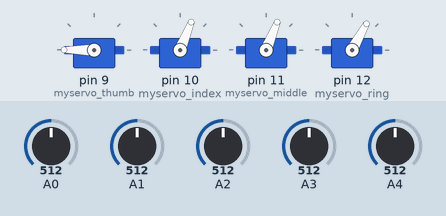
This sketch was run on a simulated Arduino Uno, built with avr-gcc and run on an emulated ATmega328P. Parts: 4 × servo. Inputs (shaded band) come from the test bench; at power-on: A1 = 512, A2 = 512, A3 = 512, A0 = 512, A4 = 512. What the sketch prints to the serial monitor is not drawn.

Above: at 1.2 s.
1.3 s: A1 set to 716
At 2.2 s:
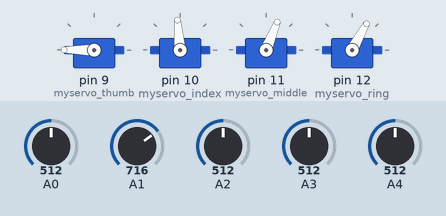
2.8 s: A2 set to 716
At 3.9 s:
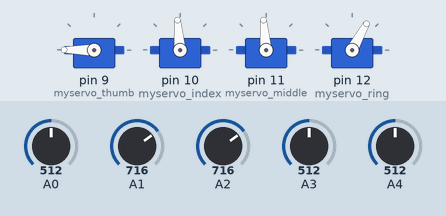
4.3 s: A3 set to 716
At 5.5 s:
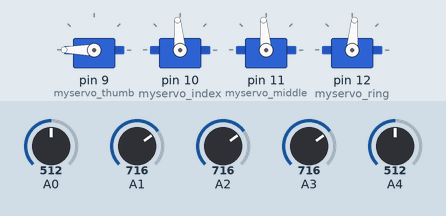
5.8 s: A0 set to 306
At 7.1 s:
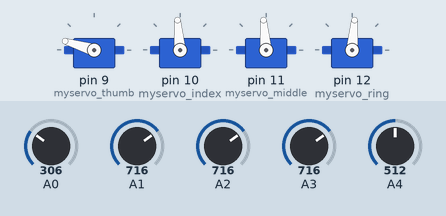
7.4 s: A0 set to 30
At 8.6 s:
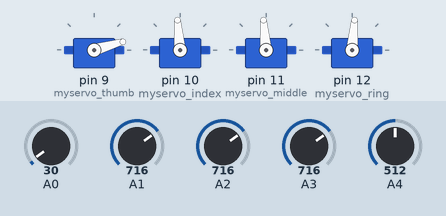
8.9 s: A1 set to 992
At 9.2 s:
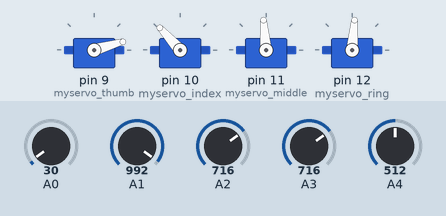
Timing chart, 0 to 11.4 s (numbered marks = the images above; inputs shaded):
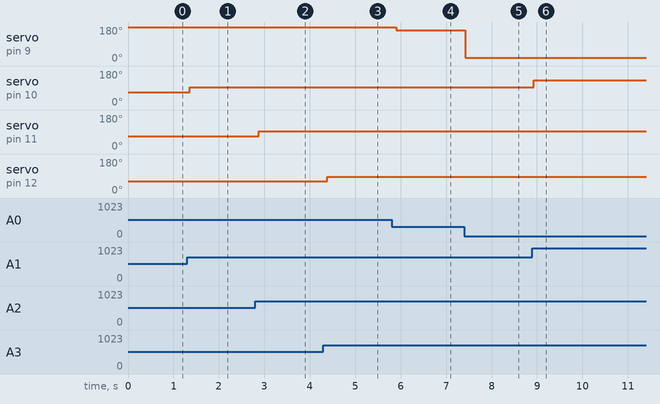

The sketch:

robotic_hand_complete.ino
```cpp
#include <Servo.h>
Servo myservo_thumb;
Servo myservo_index;
Servo myservo_middle;
Servo myservo_ring;
Servo myservo_pinky;
int thumb;
int index;
int middle;
int ring;
int pinky;

void setup() {
  Serial.begin(9600);
  myservo_thumb.attach(9);
  myservo_index.attach(10);
  myservo_middle.attach(11);
  myservo_ring.attach(12);
  //myservo_pinky.attach(13);
}

void loop() {
  thumb = analogRead(A0);
  index = analogRead(A1);
  middle = analogRead(A2);
  ring = analogRead(A3);
  pinky = analogRead(A4);
  Serial.println(pinky);

  //set the values according to your preferences
  thumb = map(thumb, 0, 3000, 0, 1600);
  index = map(index,  0, 6000, 0, 800);
  middle = map(middle,  0, 6000, 0, 800);
  ring = map(ring,  0, 6000, 0, 719);
  pinky = map(pinky,  0, 6000, 0, 719);

  myservo_thumb.write(thumb);
  myservo_index.write(index);
  myservo_middle.write(middle);
  myservo_ring.write(ring);
  myservo_pinky.write(pinky);

  delay(150);
}
```

Measured:
- after the input at 1.3 s, servo on pin 10 (myservo_index): 68° → 95° after 0.06 s
- after the input at 2.8 s, servo on pin 11 (myservo_middle): 68° → 95° after 0.08 s
- after the input at 4.3 s, servo on pin 12 (myservo_ring): 61° → 85° after 0.09 s
- after the input at 5.8 s, servo on pin 9 (myservo_thumb): 180° → 163° after 0.10 s
- after the input at 7.4 s, servo on pin 9 (myservo_thumb): 163° → 16° at once
- after the input at 8.9 s, servo on pin 10 (myservo_index): 95° → 132° at once
